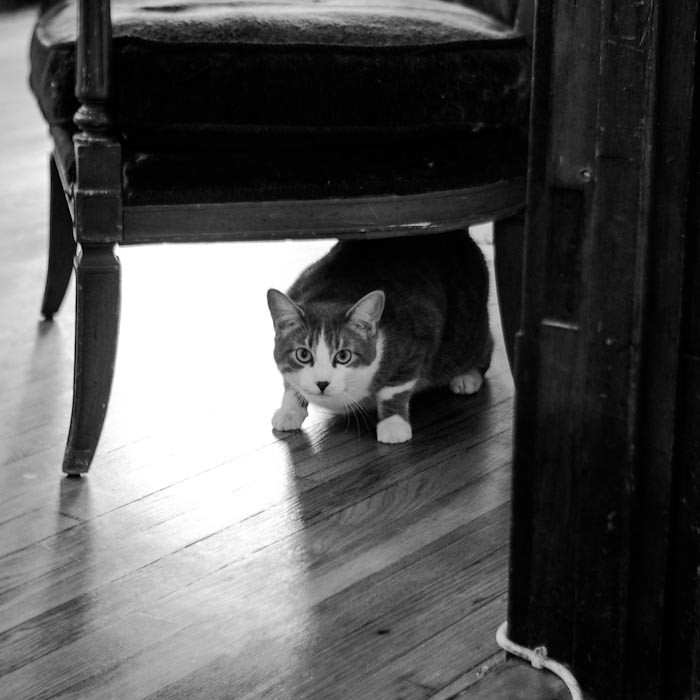
#> input picture src/imagenes/cat.jpg, 700 x 700 px
$ python laplace.py
#> lines starting #> are read from the running program, lines starting #| are printed output that depends on the picture; after the words box and inside, x2 and y2 are one past the last pixel; in counts of white or black regions, pixels touching at a corner belong together
from PIL import Image
import matplotlib.pyplot as plt
import random
import numpy as np
from scipy import sparse as sp
import scipy.sparse.linalg as linalg
import math
import time


def laplace(array, image):
    m = image.width
    n = image.height

    # A
    matrix = np.zeros((m * n, m * n))
    # b
    rhs = np.zeros(m * n)
    # x
    guess = np.zeros(m * n)
    guesstmp = 0
    inner = False
    i1, i2, i3, i4, j1, j2, j3, j4 = None, None, None, None, None, None, None, None
    k = 0
    for i in range(0, m):
        for j in range(0, n):
            # Top
            inner = False
            if i == 0:
                i1 = 0
                j1 = 1
                i2 = 1
                j2 = 0
            else:
                if j == n - 1:
                    i1 = 0
                    j1 = n - 2
                    i2 = 1
                    j2 = n - 1
                else:
                    i1 = i2 = 0
                    j1 = j - 1
                    j2 = j + 1

            # Bottom
            if i == m - 1:
                if j == 0:
                    i1 = m - 1
                    j1 = 1
                    i2 = m - 2
                    j2 = 0
                else:
                    if j == n - 1:
                        i1 = m - 1
                        j1 = n - 2
                        i2 = m - 2
                        j2 = n - 1
                    else:
                        i1 = i2 = m - 1
                        j1 = j - 1
                        j2 = j + 1

            # Left / right
            if i > 0 and i < m - 1:
                if j == 0 or j == n - 1:
                    j1 = j2 = j
                    i1 = i - 1
                    i2 = i + 1
                else:
                    # Inner
                    inner = True
                    i1 = i - 1
                    i2 = i - 1
                    i3 = i + 1
                    i4 = i + 1
                    j1 = j - 1
                    j2 = j + 1
                    j3 = j - 1
                    j4 = j + 1

            matrix[k, i * n + j] = 1
            if math.isnan(array[i, j]):
                if inner:
                    matrix[k, i1 * n + j1] = -0.25
                    matrix[k, i2 * n + j2] = -0.25
                    matrix[k, i3 * n + j3] = -0.25
                    matrix[k, i4 * n + j4] = -0.25
                else:
                    matrix[k, i1 * n + j1] = -0.5
                    matrix[k, i2 * n + j2] = -0.5
                rhs[k] = 0
                guess[k] = guesstmp
            else:
                rhs[k] = array[i, j]
                guess[k] = guesstmp = array[i, j]
            k = k + 1

    solution = linalg.bicgstab(sp.csc_matrix(matrix), rhs, guess)
    for a in range(0, m):
        for b in range(0, n):
            if (math.isnan(array[a, b])):
                array[a, b] = solution[0][a * n + b]
    print("ready")
    return array


start = time.time()
# Leer imagen - Blanco y negro para un solo canal de color.
image = Image.open('../imagenes/cat.jpg').convert('RGB')
#> image is the input picture: PIL image 700x700 RGB; min 0, max 255, mean 84.5

# Reducir tamaño de la imagen
value = [int(x / 12) for x in image.size]
#> value = [58, 58]
image = image.resize(value)
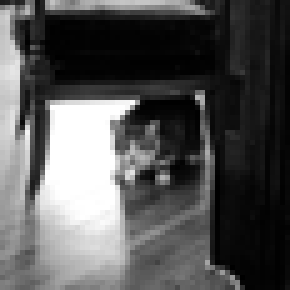
#> image: PIL image 58x58 RGB (shown 5 times larger); min 0, max 255, mean 84.4

imageArray = np.array(image)
original = imageArray.copy()

canal_R, canal_G, canal_B = np.ndarray((image.height, image.width)), np.ndarray(
    (image.height, image.width)), np.ndarray((image.height, image.width))

for x in range(len(imageArray)):
    for y in range(len(imageArray[0])):
        canal_R[x, y] = imageArray[x, y, 0]
        canal_G[x, y] = imageArray[x, y, 1]
        canal_B[x, y] = imageArray[x, y, 2]
        if random.random() < 0.2:
            # Pixel malo
            imageArray[x, y] = [255, 255, 255]
            canal_R[x, y] = None
            canal_G[x, y] = None
            canal_B[x, y] = None
#> this loop made 58 passes
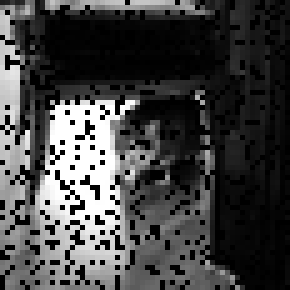
#> canal_B: shape (58, 58) float64 (shown 5 times larger); 19.98% of the values are NaN or infinite; the others: min 0, max 255, mean 84.11; drawn with min black, max white, NaN and infinite black
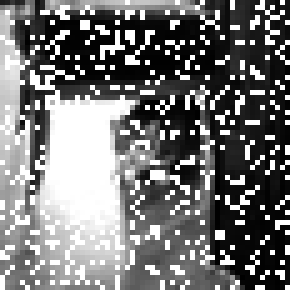
#> imageArray: shape (58, 58, 3) (shown 5 times larger); 18.64% of pixels changed, all inside (x1, y1, x2, y2) = (0, 0, 58, 58)

interpolR = laplace(canal_R, image)
#> after the loop in laplace, `for i in range(0, m):`:
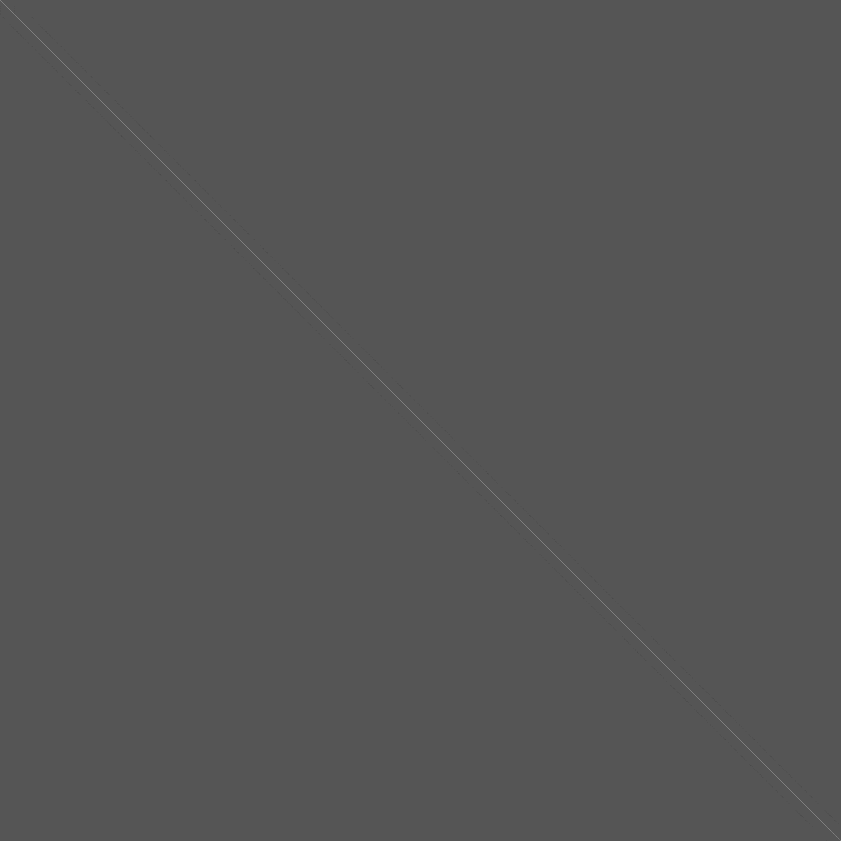
#> matrix: shape (3364, 3364) float64 (shown at 1/4 size); min -0.5, max 1, mean 0.000238; drawn with min black and max white
#> after the loop in laplace, `for i in range(0, m):`: guess = 3364 values, max 255 at index 1229, min 0 at index 649, mean 83.9; k = 3364; rhs = 3364 values, max 255 at index 1229, min 0 at index 25, mean 67.31
#> after the loop in laplace, `for a in range(0, m):`:
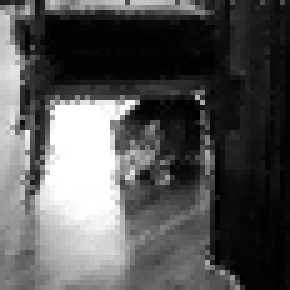
#> array: shape (58, 58) float64 (shown 5 times larger); min 0, max 255, mean 84.1
interpolG = laplace(canal_G, image)
interpolB = laplace(canal_B, image)

rgbArray = np.zeros((image.width, image.height, 3), 'uint8')
rgbArray[..., 0] = interpolR
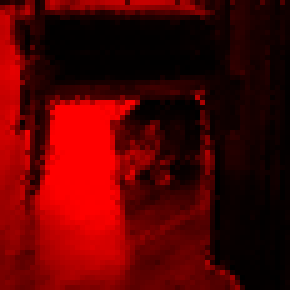
#> rgbArray: shape (58, 58, 3) (shown 5 times larger); mean of channels 0, 1, 2 84, 0, 0; drawn as R, G, B
rgbArray[..., 1] = interpolG
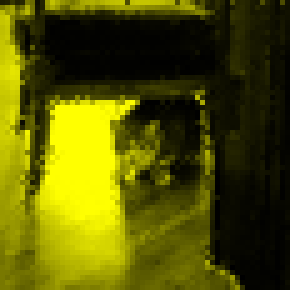
#> rgbArray: shape (58, 58, 3) (shown 5 times larger); mean of channels 0, 1, 2 84, 84, 0; drawn as R, G, B
rgbArray[..., 2] = interpolB

# Graficar
imgplot, axarr = plt.subplots(3)
axarr[0].imshow(Image.fromarray(original))
axarr[0].set_title("Original")
axarr[1].imshow(Image.fromarray(imageArray))
axarr[1].set_title("Danada")
axarr[2].imshow(Image.fromarray(rgbArray))
axarr[2].set_title("Interpolada con Laplace")

Image.fromarray(original).save("../comparacion/imagenes/original_mejorada.jpg")
Image.fromarray(imageArray).save("../comparacion/imagenes/danada_mejorada.jpg")
Image.fromarray(rgbArray).save("../comparacion/imagenes/restaurada_mejorada.jpg")

plt.show()
print("Se demoró: " + str(round(time.time() - start, 3)))
